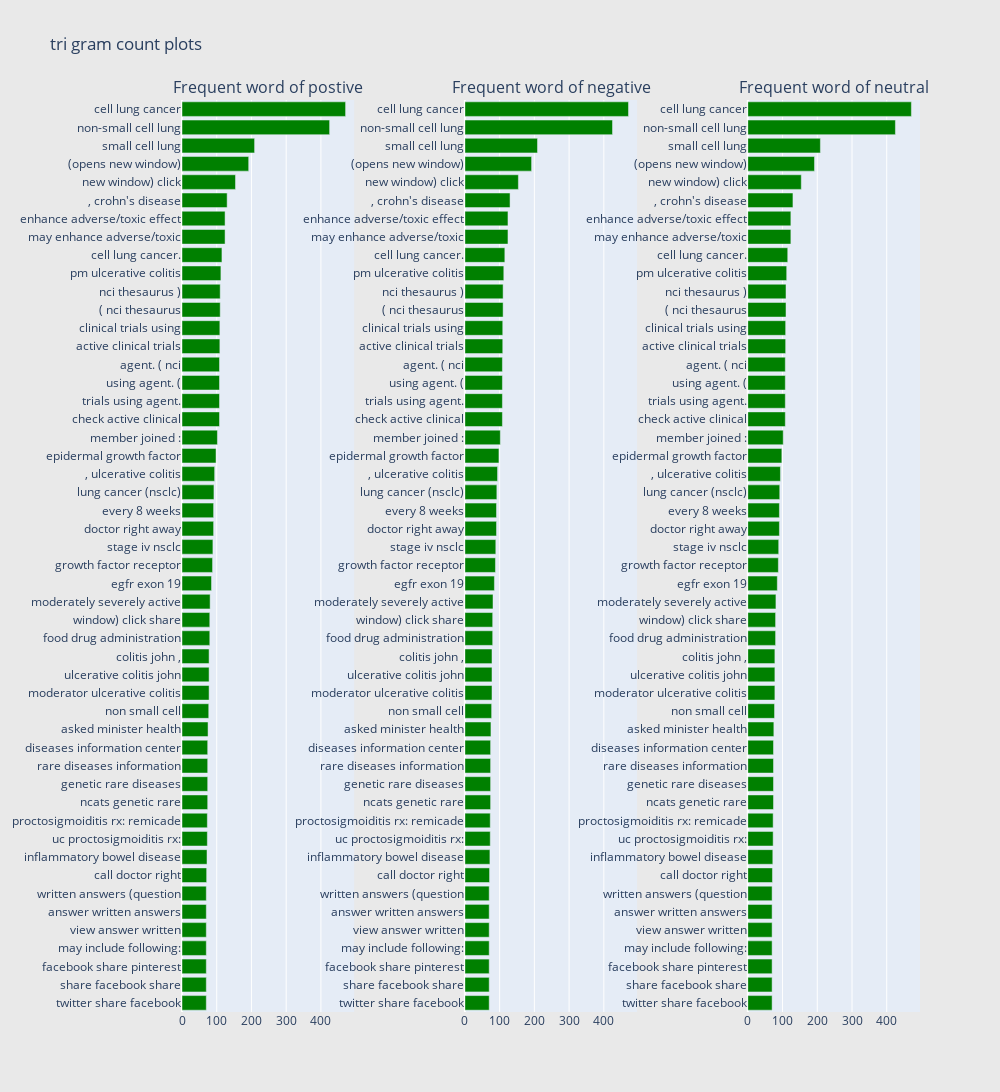

Write notebook code for a chart like this one.
### Code cell
# getting  the bar chart from sentiment
freq_dict = defaultdict(int)
for sent in data_com_neu['text']:
    for word in generate_ngrams(sent,3):
        freq_dict[word] += 1
        
fd_sorted = pd.DataFrame(sorted(freq_dict.items(),
                               key = lambda x: x[1])[::-1])
fd_sorted.columns = ["word", "wordcount"]

trace0 = horizontal_bar_chart(fd_sorted.head(50), 'green')
trace1 = horizontal_bar_chart(fd_sorted.head(50), 'green')
trace2 = horizontal_bar_chart(fd_sorted.head(50), 'green')

# creating three subplots
fig = tools.make_subplots(rows = 1, 
                          cols = 3, 
                          vertical_spacing = 0.04, 
                          horizontal_spacing = 0.15,
                         subplot_titles = ['Frequent word of postive',
                                          'Frequent word of negative',
                                          'Frequent word of neutral'])
fig.append_trace(trace0, 1, 1)
fig.append_trace(trace1, 1, 2)
fig.append_trace(trace0, 1, 3)
fig['layout'].update(height = 1200,
                     width = 1000,
                     paper_bgcolor = 'rgb(233,233,233)',
                     title = 'tri gram count plots')
py.iplot(fig, filename = 'word-plots')

### Figure 1 — Plotly figure (JSON) as saved in the notebook; plotly's stock layout.template omitted (floating-point values rounded to 4 significant figures)
{"data": [{"marker": {"color": "green"}, "orientation": "h", "showlegend": false, "type": "bar", "x": [70, 70, 70, 70, 70, 70, 70, 71, 72, 73, 73, 74, 74, 74, 74, 75, 77, 78, 78, 78, 80, 80, 81, 85, 88, 89, 91, 91, 92, 94, 98, 102, 108, 108, 108, 108, 109, 109, 110, 110, 112, 115, 124, 124, 130, 154, 192, 209, 425, 471], "xaxis": "x", "y": ["twitter share facebook", "share facebook share", "facebook share pinterest", "may include following:", "view answer written", "answer written answers", "written answers (question", "call doctor right", "inflammatory bowel disease", "uc proctosigmoiditis rx:", "proctosigmoiditis rx: remicade", "ncats genetic rare", "genetic rare diseases", "rare diseases information", "diseases information center", "asked minister health", "non small cell", "moderator ulcerative colitis", "ulcerative colitis john", "colitis john ,", "food drug administration", "window) click share", "moderately severely active", "egfr exon 19", "growth factor receptor", "stage iv nsclc", "doctor right away", "every 8 weeks", "lung cancer (nsclc)", ", ulcerative colitis", "epidermal growth factor", "member joined :", "check active clinical", "trials using agent.", "using agent. (", "agent. ( nci", "active clinical trials", "clinical trials using", "( nci thesaurus", "nci thesaurus )", "pm ulcerative colitis", "cell lung cancer.", "may enhance adverse/toxic", "enhance adverse/toxic effect", ", crohn's disease", "new window) click", "(opens new window)", "small cell lung", "non-small cell lung", "cell lung cancer"], "yaxis": "y"}, {"marker": {"color": "green"}, "orientation": "h", "showlegend": false, "type": "bar", "x": [70, 70, 70, 70, 70, 70, 70, 71, 72, 73, 73, 74, 74, 74, 74, 75, 77, 78, 78, 78, 80, 80, 81, 85, 88, 89, 91, 91, 92, 94, 98, 102, 108, 108, 108, 108, 109, 109, 110, 110, 112, 115, 124, 124, 130, 154, 192, 209, 425, 471], "xaxis": "x2", "y": ["twitter share facebook", "share facebook share", "facebook share pinterest", "may include following:", "view answer written", "answer written answers", "written answers (question", "call doctor right", "inflammatory bowel disease", "uc proctosigmoiditis rx:", "proctosigmoiditis rx: remicade", "ncats genetic rare", "genetic rare diseases", "rare diseases information", "diseases information center", "asked minister health", "non small cell", "moderator ulcerative colitis", "ulcerative colitis john", "colitis john ,", "food drug administration", "window) click share", "moderately severely active", "egfr exon 19", "growth factor receptor", "stage iv nsclc", "doctor right away", "every 8 weeks", "lung cancer (nsclc)", ", ulcerative colitis", "epidermal growth factor", "member joined :", "check active clinical", "trials using agent.", "using agent. (", "agent. ( nci", "active clinical trials", "clinical trials using", "( nci thesaurus", "nci thesaurus )", "pm ulcerative colitis", "cell lung cancer.", "may enhance adverse/toxic", "enhance adverse/toxic effect", ", crohn's disease", "new window) click", "(opens new window)", "small cell lung", "non-small cell lung", "cell lung cancer"], "yaxis": "y2"}, {"marker": {"color": "green"}, "orientation": "h", "showlegend": false, "type": "bar", "x": [70, 70, 70, 70, 70, 70, 70, 71, 72, 73, 73, 74, 74, 74, 74, 75, 77, 78, 78, 78, 80, 80, 81, 85, 88, 89, 91, 91, 92, 94, 98, 102, 108, 108, 108, 108, 109, 109, 110, 110, 112, 115, 124, 124, 130, 154, 192, 209, 425, 471], "xaxis": "x3", "y": ["twitter share facebook", "share facebook share", "facebook share pinterest", "may include following:", "view answer written", "answer written answers", "written answers (question", "call doctor right", "inflammatory bowel disease", "uc proctosigmoiditis rx:", "proctosigmoiditis rx: remicade", "ncats genetic rare", "genetic rare diseases", "rare diseases information", "diseases information center", "asked minister health", "non small cell", "moderator ulcerative colitis", "ulcerative colitis john", "colitis john ,", "food drug administration", "window) click share", "moderately severely active", "egfr exon 19", "growth factor receptor", "stage iv nsclc", "doctor right away", "every 8 weeks", "lung cancer (nsclc)", ", ulcerative colitis", "epidermal growth factor", "member joined :", "check active clinical", "trials using agent.", "using agent. (", "agent. ( nci", "active clinical trials", "clinical trials using", "( nci thesaurus", "nci thesaurus )", "pm ulcerative colitis", "cell lung cancer.", "may enhance adverse/toxic", "enhance adverse/toxic effect", ", crohn's disease", "new window) click", "(opens new window)", "small cell lung", "non-small cell lung", "cell lung cancer"], "yaxis": "y3"}], "layout": {"annotations": [{"font": {"size": 16}, "showarrow": false, "text": "Frequent word of postive", "x": 0.1167, "xanchor": "center", "xref": "paper", "y": 1, "yanchor": "bottom", "yref": "paper"}, {"font": {"size": 16}, "showarrow": false, "text": "Frequent word of negative", "x": 0.5, "xanchor": "center", "xref": "paper", "y": 1, "yanchor": "bottom", "yref": "paper"}, {"font": {"size": 16}, "showarrow": false, "text": "Frequent word of neutral", "x": 0.8833, "xanchor": "center", "xref": "paper", "y": 1, "yanchor": "bottom", "yref": "paper"}], "height": 1200, "paper_bgcolor": "rgb(233,233,233)", "title": {"text": "tri gram count plots"}, "width": 1000, "xaxis": {"anchor": "y", "domain": [0, 0.2333]}, "xaxis2": {"anchor": "y2", "domain": [0.3833, 0.6167]}, "xaxis3": {"anchor": "y3", "domain": [0.7667, 1.0]}, "yaxis": {"anchor": "x", "domain": [0, 1]}, "yaxis2": {"anchor": "x2", "domain": [0, 1]}, "yaxis3": {"anchor": "x3", "domain": [0, 1]}}}
